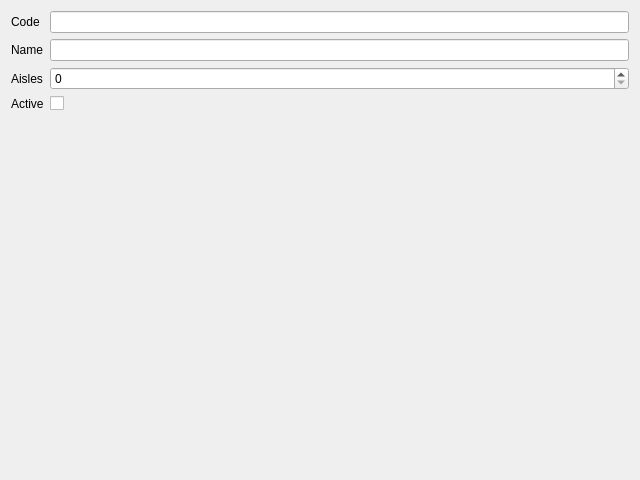
<?xml version="1.0" encoding="UTF-8"?>
<!-- SPDX-License-Identifier: MIT -->
<ui version="4.0">
 <class>WarehouseDialog</class>
 <widget class="QDialog" name="WarehouseDialog">
  <property name="geometry">
   <rect>
    <x>0</x>
    <y>0</y>
    <width>640</width>
    <height>480</height>
   </rect>
  </property>
  <property name="windowTitle">
   <string>Warehouse</string>
  </property>
  <layout class="QFormLayout" name="formLayout">
   <item row="0" column="0">
    <widget class="QLabel" name="label_codeEdit">
     <property name="text">
      <string>Code</string>
     </property>
     <property name="buddy">
      <cstring>codeEdit</cstring>
     </property>
    </widget>
   </item>
   <item row="0" column="1">
    <widget class="QLineEdit" name="codeEdit"/>
   </item>
   <item row="1" column="0">
    <widget class="QLabel" name="label_nameEdit">
     <property name="text">
      <string>Name</string>
     </property>
     <property name="buddy">
      <cstring>nameEdit</cstring>
     </property>
    </widget>
   </item>
   <item row="1" column="1">
    <widget class="QLineEdit" name="nameEdit"/>
   </item>
   <item row="2" column="0">
    <widget class="QLabel" name="label_aislesEdit">
     <property name="text">
      <string>Aisles</string>
     </property>
     <property name="buddy">
      <cstring>aislesEdit</cstring>
     </property>
    </widget>
   </item>
   <item row="2" column="1">
    <widget class="QSpinBox" name="aislesEdit"/>
   </item>
   <item row="3" column="0">
    <widget class="QLabel" name="label_activeCheck">
     <property name="text">
      <string>Active</string>
     </property>
     <property name="buddy">
      <cstring>activeCheck</cstring>
     </property>
    </widget>
   </item>
   <item row="3" column="1">
    <widget class="QCheckBox" name="activeCheck"/>
   </item>
  </layout>
 </widget>
 <tabstops>
  <tabstop>codeEdit</tabstop>
  <tabstop>nameEdit</tabstop>
  <tabstop>aislesEdit</tabstop>
  <tabstop>activeCheck</tabstop>
 </tabstops>
</ui>
